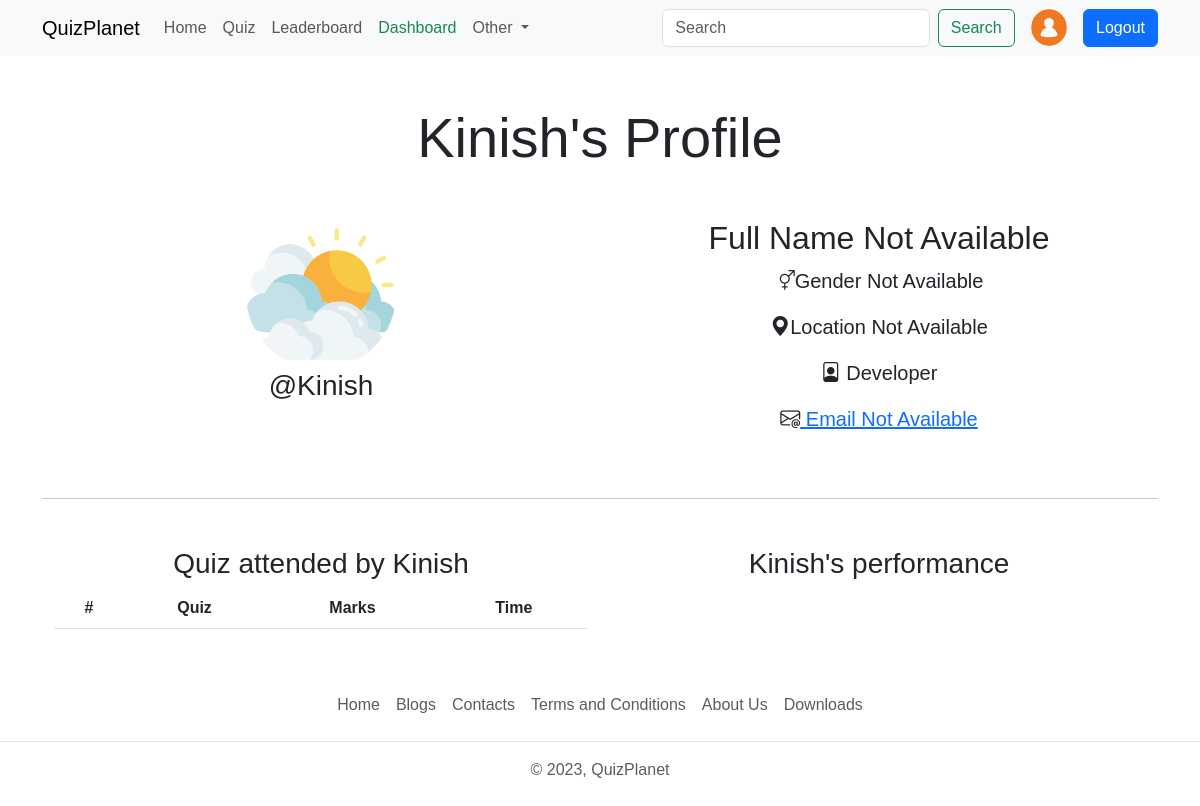
The page /user/profile/Kinish (signed in) on the database as committed earlier.
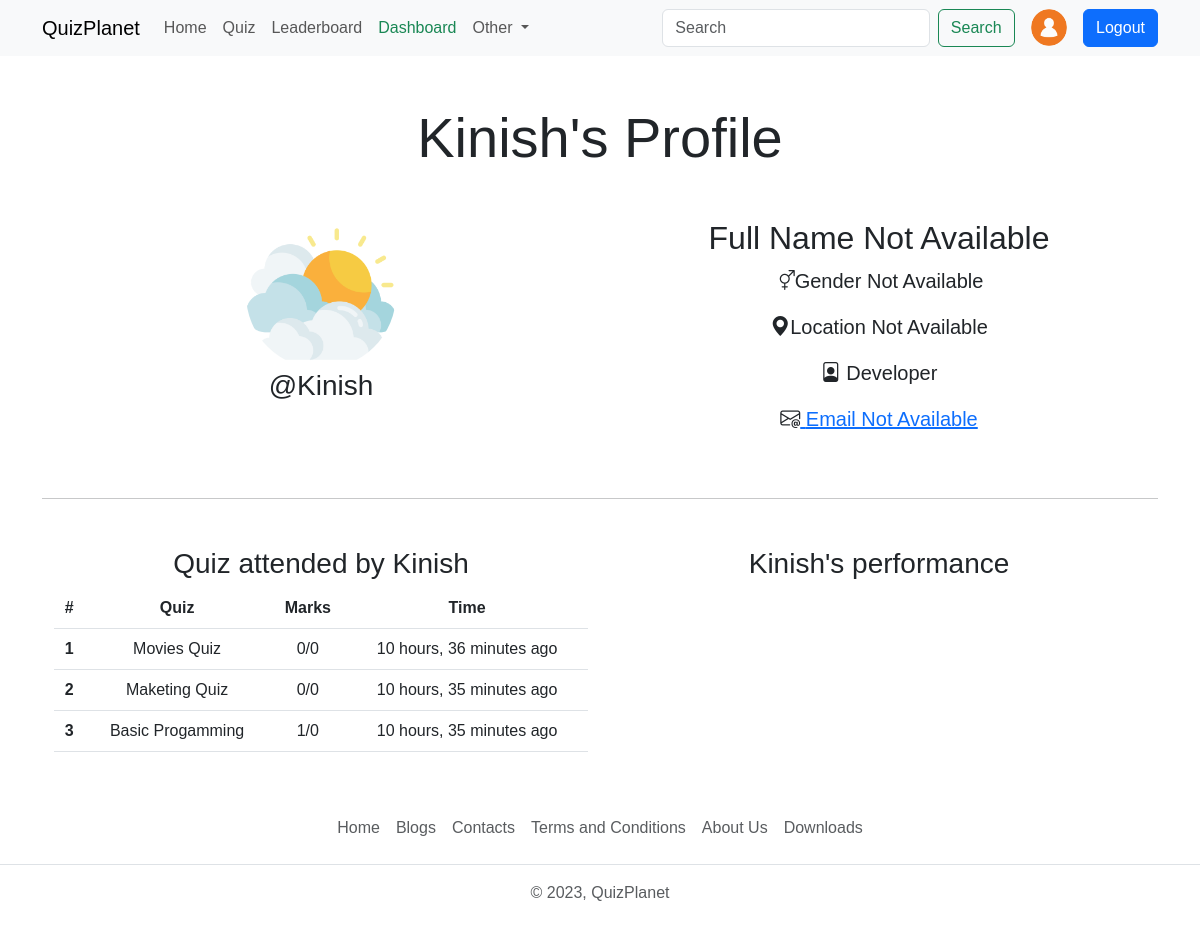
The same page on the database as committed later.
### quiz/models.py (models this page shows, shortened)
class QuizSubmission(models.Model):
    user = models.ForeignKey(User,on_delete=models.CASCADE)
    quiz = models.ForeignKey(Quiz,on_delete=models.CASCADE)
    score = models.IntegerField()
    submitted_at=models.DateTimeField(auto_now_add=True)

class Quiz(models.Model):
    title=models.CharField(max_length=255)
    description= models.TextField()
    category = models.ForeignKey(Category,on_delete=models.CASCADE)
    quiz_file = models.FileField(upload_to='quiz/')
    created_at=models.DateTimeField(auto_now_add=True)
    updated_at=models.DateTimeField(auto_now=True)
    class Meta:
        verbose_name_plural= "Quizzes"

### account/views.py (the view)
# urls.py: path('profile/<str:username>',views.profile,name='profile'),
@login_required(login_url='login')
def profile(request,username):
    user_object2=User.objects.get(username=username);
    user_profile2=Profile.objects.get(user=user_object2)
    user_object = User.objects.get(username=request.user)
    user_profile =Profile.objects.get(user=user_object)
    submissions = QuizSubmission.objects.filter(user=user_object2)
    context={"user_profile":user_profile2,"user_profile2": user_profile,"submissions":submissions}
    return render(request,"profile.html",context)

### templates/profile.html (shortened to what this page needs)
{% extends "index.html" %}
{% load static %}
{% block content %}
    <h1 class="display-4 text-center my-5">{{user_profile.user.username}}'s Profile</h1>
    <div class="container text-center">
        <div class="container text-center my-4">
            <div class="row row-cols-sm-1 row-cols-md-2">
                <div class="col-12">
                    <img src="{{user_profile.profile_img.url}}" class="rounded-circle" alt="user-profile" width="150" height="150">
                    <h2 class="fs-3">@{{user_profile.user.username}}</h2>
                </div>
                <div class="col-12">
                    <h2>{{user_profile.user.username.first_name|default:"Full Name Not Available"}} {{user_profile.user.last_name}} </h2>
                    <p class="fs-5"><i class="bi bi-gender-ambiguous"></i>{{user_profile.gender|default:"Gender Not Available"}}</p>
                    <p class="fs-5"><i class="bi bi-geo-alt-fill"></i>{{user_profile.location|default:"Location Not Available"}}</p>
                    <p class="fs-5"><i class="bi bi-file-person"></i> {{user_profile.bio|default:"Bio Not Available"}}</p>
                    {% if request.user.is_superuser %}
                        <p class="fs-5"><i class="bi bi-envelope-at"></i><a href="mailto:{user_profile.user.mail}"> {{user_profile.user.email|default:"Email Not Available"}}</a></p>
                    {% endif %}
                </div>
            </div>
        </div>
        <hr class="my-5">
        <div class="container">
            <div class="row row-cols-sm-1 row-cols-md-1 row-cols-lg-2">
                <div class="col-12">
                    <h3>Quiz attended by {{user_profile.user.username}}</h3>
                    <table class="table">
                        <thead>
                            <tr>
                                <th scope="col">#</th>
                                <th scope="col">Quiz</th>
                                <th scope="col">Marks</th>
                                <th scope="col">Time</th>
                            </tr>
                        </thead>
                        <tbody>
                            {% for submission in submissions %}
                                <tr>
                                    <th scope="row">{{forloop.counter}}</th>
                                    <td title="{{submission.quiz.title}}">{{submission.quiz.title | truncatewords:4}}</td>
                                    <td>{{submission.score}}/{{submmission.quiz.question_set.all|length}}</td>
                                    <td>{{submission.submitted_at|timesince}} ago</td>
                                </tr>
                            {% endfor %}
                        </tbody>
                    </table>
                </div>
                <div class="col-12">
                    <h3>{{user_profile.user.username }}'s performance</h3>
                </div>
            </div>
        </div>
    </div>
{% endblock content %}

Rows that differ between the two databases and show on the page:
added QuizSubmission: quiz "Movies Quiz", score "0", quiz.question_set.all|length "0", submitted_at "10 hours, 36 minutes"
added QuizSubmission: quiz "Maketing Quiz", score "0", quiz.question_set.all|length "0", submitted_at "10 hours, 35 minutes"
added QuizSubmission: quiz "Basic Progamming", score "1", quiz.question_set.all|length "0", submitted_at "10 hours, 35 minutes"
